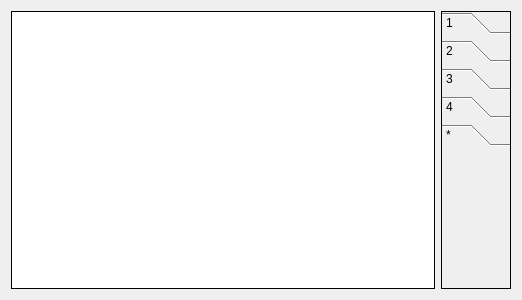
<?xml version="1.0" encoding="UTF-8"?>
<ui version="4.0">
 <class>TExpo_form</class>
 <widget class="QDialog" name="TExpo_form">
  <property name="geometry">
   <rect>
    <x>0</x>
    <y>0</y>
    <width>522</width>
    <height>300</height>
   </rect>
  </property>
  <property name="windowTitle">
   <string>Expo</string>
  </property>
  <layout class="QHBoxLayout" name="horizontalLayout">
   <item>
    <widget class="QGraphicsView" name="graphicsView">
     <property name="frameShape">
      <enum>QFrame::Box</enum>
     </property>
     <property name="frameShadow">
      <enum>QFrame::Plain</enum>
     </property>
    </widget>
   </item>
   <item>
    <widget class="QToolBox" name="toolBox">
     <property name="sizePolicy">
      <sizepolicy hsizetype="Fixed" vsizetype="Preferred">
       <horstretch>0</horstretch>
       <verstretch>0</verstretch>
      </sizepolicy>
     </property>
     <property name="frameShape">
      <enum>QFrame::Box</enum>
     </property>
     <property name="currentIndex">
      <number>4</number>
     </property>
     <widget class="QWidget" name="page">
      <property name="geometry">
       <rect>
        <x>0</x>
        <y>0</y>
        <width>55</width>
        <height>181</height>
       </rect>
      </property>
      <attribute name="label">
       <string>1</string>
      </attribute>
     </widget>
     <widget class="QWidget" name="page_4">
      <attribute name="label">
       <string>2</string>
      </attribute>
     </widget>
     <widget class="QWidget" name="page_3">
      <property name="geometry">
       <rect>
        <x>0</x>
        <y>0</y>
        <width>55</width>
        <height>181</height>
       </rect>
      </property>
      <attribute name="label">
       <string>3</string>
      </attribute>
     </widget>
     <widget class="QWidget" name="page_2">
      <property name="geometry">
       <rect>
        <x>0</x>
        <y>0</y>
        <width>55</width>
        <height>154</height>
       </rect>
      </property>
      <attribute name="label">
       <string>4</string>
      </attribute>
     </widget>
     <widget class="QWidget" name="page_5">
      <attribute name="label">
       <string>*</string>
      </attribute>
     </widget>
    </widget>
   </item>
  </layout>
 </widget>
 <resources/>
 <connections/>
</ui>
